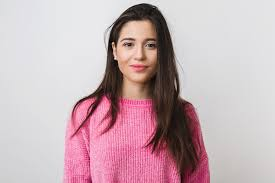
#> input picture woman.jpeg, 275 x 183 px
$ python quadrtree.py
#> lines starting #> are read from the running program, lines starting #| are printed output that depends on the picture
import numpy as np
import cv2

img = cv2.imread("woman.jpeg")
#> img is the input picture: shape (183, 275, 3); mean B, G, R 181.6, 176, 199
def quadtree_segmentation(img, threshold, max_depth=5):
#> called with threshold = 0.5, max_depth = 5
    if max_depth == 0:
        return [img]
    else:
        width, height, _ = img.shape
#> width = 183; height = 275
        width2 = width // 2
#> width2 = 91
        height2 = height // 2
#> height2 = 137
        img1 = img[0:width2, 0:height2]
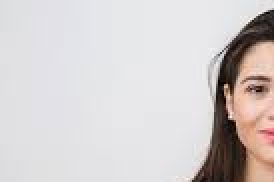
#> img1: shape (91, 137, 3) (shown 2 times larger); mean B, G, R 205.1, 205.5, 211.1
        img2 = img[width2:width, 0:height2]
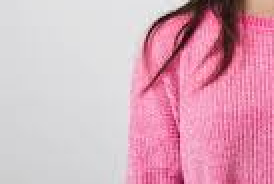
#> img2: shape (92, 137, 3) (shown 2 times larger); mean B, G, R 187.5, 170.2, 217.8
        img3 = img[0:width2, height2:height]
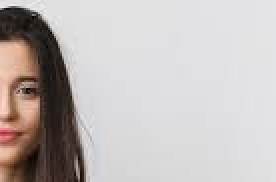
#> img3: shape (91, 138, 3) (shown 2 times larger); mean B, G, R 185.4, 187.2, 193.3
        img4 = img[width2:width, height2:height]
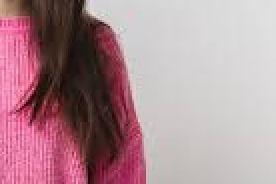
#> img4: shape (92, 138, 3) (shown 2 times larger); mean B, G, R 149, 141.9, 174.3

        img1_mean = np.mean(img1)
#> img1_mean = 207.2
        img2_mean = np.mean(img2)
#> img2_mean = 191.8
        img3_mean = np.mean(img3)
#> img3_mean = 188.6
        img4_mean = np.mean(img4)
#> img4_mean = 155.1
        if np.abs(img1_mean - img2_mean) > threshold and np.abs(img1_mean - img3_mean) > threshold and np.abs(img2_mean - img3_mean) > threshold and np.abs(img3_mean - img4_mean) > threshold:
            return quadtree_segmentation(img1, threshold, max_depth - 1) + quadtree_segmentation(img2, threshold, max_depth - 1) + quadtree_segmentation(img3, threshold, max_depth - 1) + quadtree_segmentation(img4, threshold, max_depth - 1)
#> call 2 of quadtree_segmentation, with threshold = 0.5, max_depth = 4
#> in quadtree_segmentation (call 2), `img4 = img[width2:width, height2:height]`:
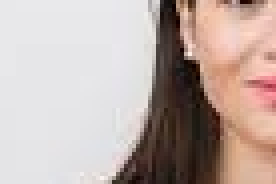
#> img4: shape (46, 69, 3) (shown 4 times larger); mean B, G, R 168, 173.8, 190
#> in quadtree_segmentation (call 2), `img1_mean = np.mean(img1)`: img1_mean = 228.5
#> in quadtree_segmentation (call 2), `img2_mean = np.mean(img2)`: img2_mean = 227.3
#> in quadtree_segmentation (call 2), `img3_mean = np.mean(img3)`: img3_mean = 196.6
#> in quadtree_segmentation (call 2), `img4_mean = np.mean(img4)`: img4_mean = 177.3
#> in quadtree_segmentation (call 25), `width, height, _ = img.shape`: width = 45; height = 69
#> in quadtree_segmentation (call 25), `width2 = width // 2`: width2 = 22
#> in quadtree_segmentation (call 25), `height2 = height // 2`: height2 = 34
#> in quadtree_segmentation (call 25), `img4 = img[width2:width, height2:height]`:
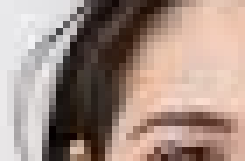
#> img4: shape (23, 35, 3) (shown 7 times larger); mean B, G, R 134.2, 143.7, 164.7
#> in quadtree_segmentation (call 25), `img1_mean = np.mean(img1)`: img1_mean = 233.4
#> in quadtree_segmentation (call 25), `img2_mean = np.mean(img2)`: img2_mean = 233.5
#> in quadtree_segmentation (call 25), `img3_mean = np.mean(img3)`: img3_mean = 174.5
#> in quadtree_segmentation (call 25), `img4_mean = np.mean(img4)`: img4_mean = 147.6
#> in quadtree_segmentation (call 26), `width, height, _ = img.shape`: width = 46
#> in quadtree_segmentation (call 26), `width2 = width // 2`: width2 = 23
#> in quadtree_segmentation (call 26), `img4 = img[width2:width, height2:height]`:
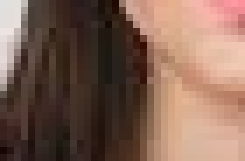
#> img4: shape (23, 35, 3) (shown 7 times larger); mean B, G, R 83.8, 98.2, 128.2
#> in quadtree_segmentation (call 26), `img1_mean = np.mean(img1)`: img1_mean = 231.7
#> in quadtree_segmentation (call 26), `img2_mean = np.mean(img2)`: img2_mean = 221
#> in quadtree_segmentation (call 26), `img3_mean = np.mean(img3)`: img3_mean = 155.9
#> in quadtree_segmentation (call 26), `img4_mean = np.mean(img4)`: img4_mean = 103.4
        else:
            return [img]

img_segments = quadtree_segmentation(img, 0.5, 5)
#> img_segments = 592 items


cv2.waitKey(0)
